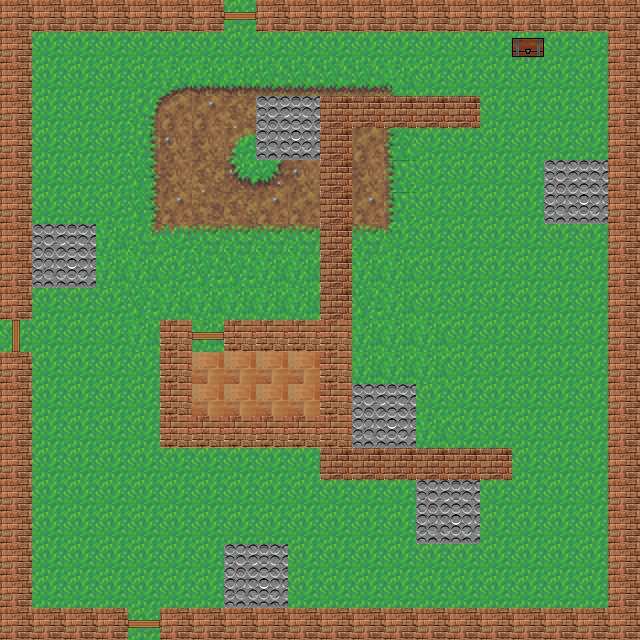

Rendered tile map (Tiled .tmx) drawn with the repository's tilesets; below, a short description and the map source with its tile grids summarised:
An orthogonal 20x20 tile map with 32x32 px tiles, 4 tile layers (Background, Wall, Object, ImpassableGate), 4 tilesets and 20 objects (PlayerSpawn, PlayerSpawn3, PlayerSpawn2, PlayerSpawn4, PlayerSpawn5, ...).

<map version="1.0" orientation="orthogonal" width="20" height="20" tilewidth="32" tileheight="32">
 <properties>
  <property name="arena" value="false" />
  <property name="weather" value="RAIN" />
 </properties>
 <tileset firstgid="1" name="Grass" tilewidth="32" tileheight="32">
  <image source="tileset/background.png" width="384" height="192" />
 </tileset>
 <tileset firstgid="73" name="Walls" tilewidth="32" tileheight="32">
  <image source="tileset/walls.png" width="128" height="128" />
 </tileset>
 <tileset firstgid="89" name="Objects" tilewidth="32" tileheight="32">
  <image source="tileset/objects.png" width="96" height="64" />
 </tileset>
 <tileset firstgid="95" name="ImpassableGates" tilewidth="32" tileheight="32">
  <image source="tileset/walls.png" width="128" height="128" />
 </tileset>
 <layer name="Background" width="20" height="20">
  <data>[400 cells, 400 non-empty, 29 distinct tile ids]</data>
 </layer>
 <layer name="Wall" width="20" height="20">
  <data>[400 cells, 113 non-empty, 4 distinct tile ids]</data>
 </layer>
 <layer name="Object" width="20" height="20">
  <data>[400 cells, 5 non-empty, 3 distinct tile ids]</data>
 </layer>
 <layer name="ImpassableGate" width="20" height="20">
  <data>[400 cells, 24 non-empty, 4 distinct tile ids]</data>
 </layer>
 <objectgroup name="PlayerSpawn" width="20" height="20">
  <object name="PlayerSpawn" x="110" y="126" width="32" height="32">
   <properties>
    <property name="Spawn" value="1" />
   </properties>
  </object>
  <object name="PlayerSpawn3" x="146" y="541" width="32" height="32">
   <properties>
    <property name="Spawn" value="3" />
   </properties>
  </object>
  <object name="PlayerSpawn2" x="208" y="259" width="32" height="32">
   <properties>
    <property name="Spawn" value="2" />
   </properties>
  </object>
  <object name="PlayerSpawn4" x="238" y="27" width="30" height="30">
   <properties>
    <property name="Spawn" value="4" />
   </properties>
  </object>
  <object name="PlayerSpawn5" x="57" y="300" width="36" height="35">
   <properties>
    <property name="Spawn" value="5" />
   </properties>
  </object>
 </objectgroup>
 <objectgroup name="EnemySpawn" width="20" height="20">
  <object name="EnemySpawn1" x="464" y="400" width="32" height="32">
   <properties>
    <property name="Dialogue" value="dialogue.xml" />
    <property name="PatrolPatternGroup" value="PatrolPatternGroup2" />
    <property name="Difficulty" value="Easy" />
   </properties>
  </object>
  <object name="EnemySpawn2" x="432" y="272" width="32" height="32">
   <properties>
    <property name="Dialogue" value="dialogue.xml" />
    <property name="PatrolPatternGroup" value="PatrolPatternGroup1" />
    <property name="Difficulty" value="Medium" />
   </properties>
  </object>
 </objectgroup>
 <objectgroup name="Door" width="20" height="20">
  <object name="Door1" x="128" y="608" width="32" height="32">
   <properties>
    <property name="Level" value="map/Level2.tmx" />
    <property name="Spawn" value="1" />
   </properties>
  </object>
  <object name="Door2" x="192" y="320" width="32" height="32">
   <properties>
    <property name="Level" value="map/House1.tmx" />
    <property name="Spawn" value="1" />
   </properties>
  </object>
  <object name="Door3" x="226" y="2" width="27" height="29">
   <properties>
    <property name="Level" value="map/Level3.tmx" />
    <property name="Spawn" value="1" />
   </properties>
  </object>
  <object name="Door4" x="0" y="319" width="33" height="31">
   <properties>
    <property name="Level" value="map/Level4.tmx" />
    <property name="Spawn" value="1" />
   </properties>
  </object>
 </objectgroup>
 <objectgroup name="NPCSpawn" width="20" height="20">
  <object name="NPCSpawn1" x="48" y="16" width="32" height="32">
   <properties>
    <property name="Dialogue" value="dialogue.xml" />
   </properties>
  </object>
  <object name="NPCSpawn2" x="80" y="400" width="32" height="32">
   <properties>
    <property name="Dialogue" value="dialogue.xml" />
   </properties>
  </object>
 </objectgroup>
 <objectgroup name="EnemyEmitter" width="20" height="20" />
 <objectgroup name="QuadPatrolPattern" width="0" height="0">
  <object name="QuadPatrolPattern1" x="0" y="0">
   <properties>
    <property name="Clockwise" value="true" />
    <property name="Height" value="3" />
    <property name="Pause" value="120" />
    <property name="Width" value="2" />
   </properties>
  </object>
 </objectgroup>
 <objectgroup name="LinePatrolPattern" width="0" height="0">
  <object name="LinePatrolPattern1" x="0" y="0">
   <properties>
    <property name="Horizontal" value="false" />
    <property name="Length" value="4" />
    <property name="Pause" value="30" />
   </properties>
  </object>
 </objectgroup>
 <objectgroup name="PatrolPatternGroup" width="0" height="0">
  <object name="PatrolPatternGroup1" x="0" y="0">
   <properties>
    <property name="1" value="QuadPatrolPattern1" />
    <property name="2" value="LinePatrolPattern1" />
   </properties>
  </object>
  <object name="PatrolPatternGroup2" x="0" y="0">
   <properties>
    <property name="1" value="LinePatrolPattern1" />
    <property name="2" value="QuadPatrolPattern1" />
   </properties>
  </object>
 </objectgroup>
 <objectgroup name="CherryBlossom" width="20" height="20">
  <object name="CherryBlossom1" x="560" y="112" width="32" height="32" />
 </objectgroup>
 <objectgroup name="Checkpoint" width="20" height="20">
   <object name="Checkpoint1" x="560" y="112" width="32" height="32">
       <properties>
            <property name="Radius" value="5.0" />
       </properties>
   </object>
 </objectgroup>
 <objectgroup name="Quiver" width="20" height="20">
  <object x="206" y="183" width="27" height="13" />
 </objectgroup>
</map>
